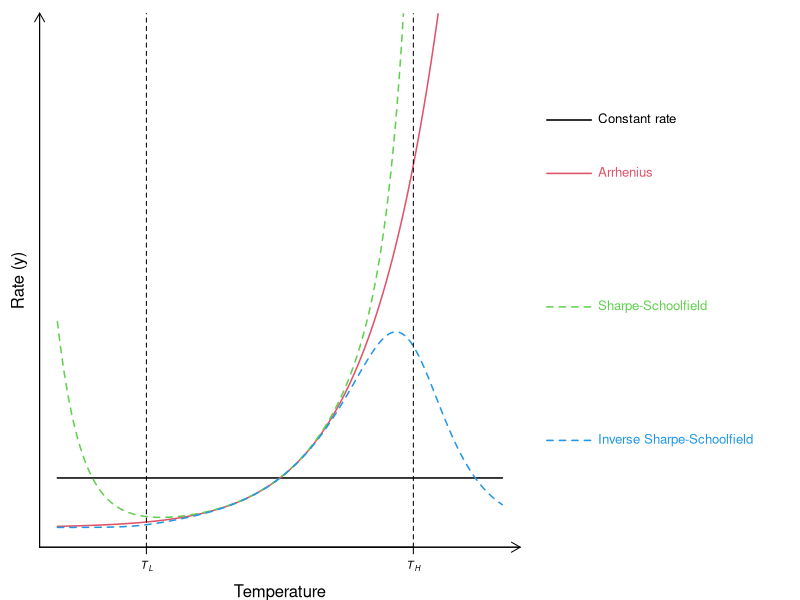

The R source for this figure:
cols <- 1:4

###############################################################################
# Conceptual illustration of MTE relationships
###############################################################################

Kelvin <- function(temp){ return(temp + 273.15)}

E <- 1
Eh <- 3.25
El <- 3.25
Tl <- Kelvin(0)
Th <- Kelvin(30)
T0 <- Kelvin(15)
a <- 0.1
k <- 8.62 * 10^-5

Temp <- seq(-10, 40, 0.1)
nT <- length(Temp)

param <- cbind(
	
	constant = rep(a, nT),
	
	A = a * exp(-E / k * (1 / Kelvin(Temp) - 1 / T0)),
	
	SSUL = a * exp(-E/k*(1/Kelvin(Temp) - 1/T0))  * (1 + exp(El/k * (1/Kelvin(Temp) - 1/Tl)) + exp(Eh/k*(-1/Kelvin(Temp) + 1 / Th))),
	
	SSUL.rho = a * exp(-E/k*(1/Kelvin(Temp) - 1/T0))  * (1 + exp(El/k * (1/Kelvin(Temp) - 1/Tl)) + exp(Eh/k*(-1/Kelvin(Temp) + 1 / Th)))^(-1)

	)

quartz(width = 6.3, height = 3, pointsize = 10)
layout(matrix(c(1,1,2), nrow = 1))
 par(mar = c(4,3,1,1))
plot(Temp, param[, 1], "l", ylim = c(0, 1), col= cols[1], las = 1, bty="l", yaxt="n", xaxt="n", xlab = "", ylab = "", lwd = 1.5)
u <- par('usr')
arrows(x0 = u[1], x1 = u[2], y0 = u[3], y1 = u[3], length = 0.1, xpd = NA)
arrows(x0 = u[1], x1 = u[1], y0 = u[3], y1 = u[4], length = 0.1, xpd = NA)
lines(Temp, param[, 2], col = cols[2], lwd = 1.5)
lines(Temp, param[, 3], col = cols[3], lty = 2, lwd = 1.5)
lines(Temp, param[, 4], col = cols[4], lty = 2, lwd = 1.5)
abline(v = c(Tl, Th)-273.15, lty = 2)
axis(side = 1, at = c(Tl, Th)-273.15, labels = c(expression(paste(italic(T[L]))), expression(paste(italic(T[H])))))
mtext(side = 1, line = 3, "Temperature")
mtext(side = 2, line = 1, "Rate (y)")

segments(x0=45, x1=50, y0=u[3] + 0.8*(u[4]-u[3]), y1=u[3] + 0.8*(u[4]-u[3]), xpd=NA, col = cols[1], lwd = 1.5)
text(50, u[3] + 0.8*(u[4]-u[3]), pos = 4,"Constant rate", xpd = NA, cex = 1.2, col = cols[1])

segments(x0=45, x1=50, y0=u[3] + 0.7*(u[4]-u[3]), y1=u[3] + 0.7*(u[4]-u[3]), col = cols[2], xpd=NA, lwd = 1.5)
text(50, u[3] + 0.7*(u[4]-u[3]), pos = 4,"Arrhenius", xpd = NA, cex = 1.2, col = cols[2])
# text(45, u[3] + 0.6*(u[4]-u[3]), expression(y = y[0]*exp(-E/k*(1/T - 1/T[0]))), xpd = NA)

segments(x0=45, x1=50, y0=u[3] + 0.45*(u[4]-u[3]), y1=u[3] + 0.45*(u[4]-u[3]), col = cols[3], lty = 2, xpd=NA, lwd = 1.5)
text(50, u[3] + 0.45*(u[4]-u[3]), pos = 4,"Sharpe-Schoolfield", xpd = NA, cex = 1.2, col = cols[3])

segments(x0=45, x1=50, y0=u[3] + 0.2*(u[4]-u[3]), y1=u[3] + 0.2*(u[4]-u[3]), col = cols[4], lty = 2, xpd=NA, lwd = 1.5)
text(50, u[3] + 0.2*(u[4]-u[3]), pos = 4,"Inverse Sharpe-Schoolfield", xpd = NA, cex = 1.2, col = cols[4])
